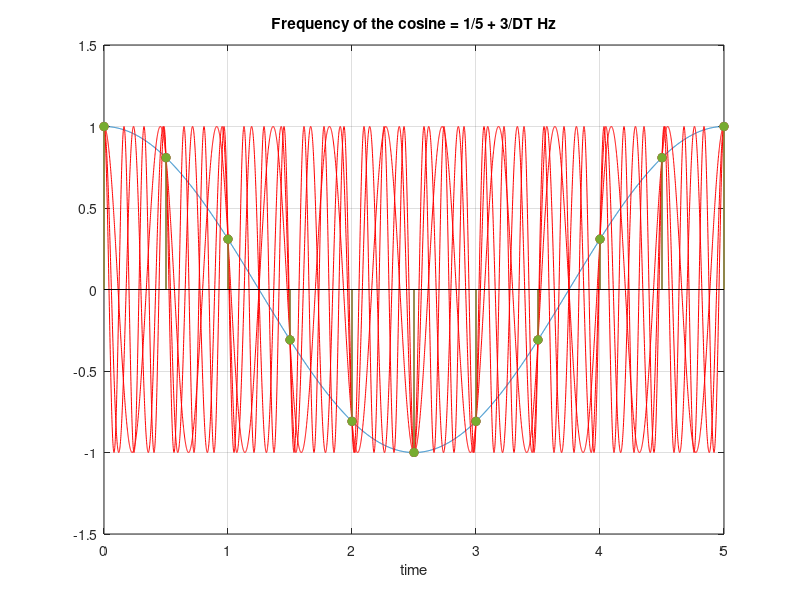

Source code (MATLAB):
% Author: Borra Federico, Ph.D.,
% Politecnico di Milano, DEIB
% email address: federico.borra@polimi.it
% May 2017; Last revision: 04/05/2017

% Campiona il segnale x(t)=cos(t*2*pi*.2) con intervallo di campionamento
% DT=.5 ottenendo il segnale campionato xn.
% Mostra che gli stessi campioni si ottengono aumentando la frequenza del 
% coseno di multipli interi di 1/DT. 

clear
close all
clc

%% Segnali 'continui'
dt=.001;        % Periodo di campionamento molto breve per 'simulare' segnali continui 
t=(0:dt:5);     % Asse temporale

DT=.5;          % Periodo di campionamento         

% Coseni con frequenza che varia a multipli interi di 1/DT.
x1=cos(t*2*pi*.2);
x2=cos(t*2*pi*(.2+1/DT));
x3=cos(t*2*pi*(.2+2/DT));
x4=cos(t*2*pi*(.2+3/DT));

%% Campionamento dei segnali
T=(0:DT:5);                  % Asse temporale campionato

% Campionamento segnali 'continui'
xn_1=x1(1:DT/dt:length(t));    
xn_2=x2(1:DT/dt:length(t)); 
xn_3=x3(1:DT/dt:length(t)); 
xn_4=x4(1:DT/dt:length(t)); 

%% Plot
% Facciamo i plot di x1,x2,x3 e x4 e i rispettivi valori che otteniamo dal
% campionamento

figure(1)
plot(t,x1)
axis([0 5 -1.5 1.5])
xlabel('time')
title('Frequency of the cosine = 1/5 Hz')
grid on
hold on
pause
stem(T,xn_1,'filled')
pause

hold on
plot(t,x2,'r')
title('Frequency of the cosine = 1/5 + 1/DT Hz')
pause
stem(T,xn_2,'filled')
pause


hold on
plot(t,x3,'r')
title('Frequency of the cosine = 1/5 + 2/DT Hz')
pause
stem(T,xn_3,'filled')
pause

hold on
plot(t,x4,'r')
title('Frequency of the cosine = 1/5 + 3/DT Hz')
pause
stem(T,xn_4,'filled')


